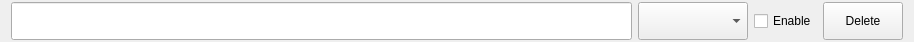
<?xml version="1.0" encoding="UTF-8"?>
<ui version="4.0">
 <class>ColumnWidget</class>
 <widget class="QWidget" name="ColumnWidget">
  <property name="geometry">
   <rect>
    <x>0</x>
    <y>0</y>
    <width>914</width>
    <height>42</height>
   </rect>
  </property>
  <property name="sizePolicy">
   <sizepolicy hsizetype="Preferred" vsizetype="Preferred">
    <horstretch>0</horstretch>
    <verstretch>0</verstretch>
   </sizepolicy>
  </property>
  <property name="minimumSize">
   <size>
    <width>0</width>
    <height>0</height>
   </size>
  </property>
  <property name="windowTitle">
   <string>Form</string>
  </property>
  <layout class="QVBoxLayout" name="verticalLayout">
   <property name="topMargin">
    <number>2</number>
   </property>
   <property name="bottomMargin">
    <number>2</number>
   </property>
   <item>
    <layout class="QHBoxLayout" name="horizontalLayout">
     <property name="sizeConstraint">
      <enum>QLayout::SetDefaultConstraint</enum>
     </property>
     <item>
      <widget class="QLineEdit" name="lineEdit_name">
       <property name="sizePolicy">
        <sizepolicy hsizetype="Expanding" vsizetype="Preferred">
         <horstretch>0</horstretch>
         <verstretch>0</verstretch>
        </sizepolicy>
       </property>
       <property name="minimumSize">
        <size>
         <width>0</width>
         <height>0</height>
        </size>
       </property>
      </widget>
     </item>
     <item>
      <widget class="QComboBox" name="comboBox_type">
       <property name="sizePolicy">
        <sizepolicy hsizetype="Fixed" vsizetype="Preferred">
         <horstretch>0</horstretch>
         <verstretch>0</verstretch>
        </sizepolicy>
       </property>
       <property name="minimumSize">
        <size>
         <width>110</width>
         <height>0</height>
        </size>
       </property>
      </widget>
     </item>
     <item>
      <widget class="QCheckBox" name="checkBox_enable">
       <property name="sizePolicy">
        <sizepolicy hsizetype="Minimum" vsizetype="Preferred">
         <horstretch>0</horstretch>
         <verstretch>0</verstretch>
        </sizepolicy>
       </property>
       <property name="minimumSize">
        <size>
         <width>0</width>
         <height>22</height>
        </size>
       </property>
       <property name="text">
        <string>Enable</string>
       </property>
      </widget>
     </item>
     <item>
      <widget class="QPushButton" name="pushButton_delete">
       <property name="enabled">
        <bool>true</bool>
       </property>
       <property name="sizePolicy">
        <sizepolicy hsizetype="Preferred" vsizetype="Preferred">
         <horstretch>0</horstretch>
         <verstretch>0</verstretch>
        </sizepolicy>
       </property>
       <property name="text">
        <string>Delete</string>
       </property>
      </widget>
     </item>
    </layout>
   </item>
  </layout>
 </widget>
 <resources/>
 <connections/>
</ui>
